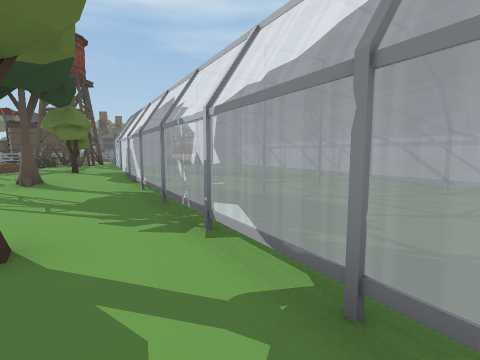
[1] (above)

14 first-person views from a walk through a Unity game level. The camera is 1.5 m above the floor, tilts 6° down and sees 85° across. Doors are open. The floor is counted in squares, 2 m on a side. Each view is taken from the middle of a square. On the plan, view 1 faces up. The plan holds only what a view shows up to about 9 squares ahead; the rest is blank. The place goes on beyond the plan.

[2]
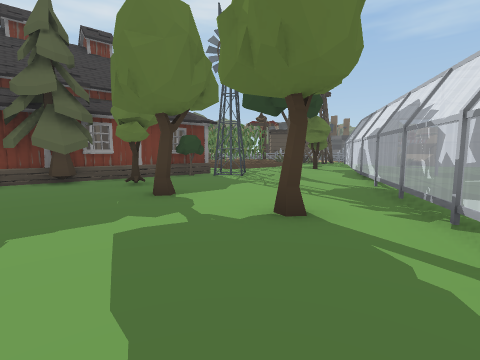

[3]
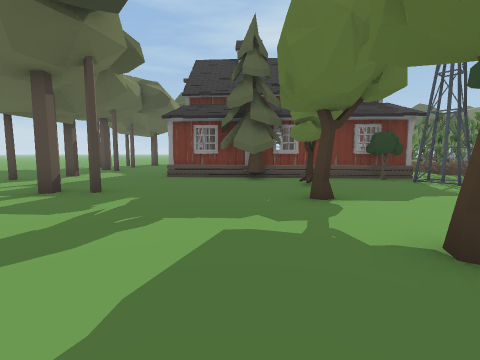

[4]
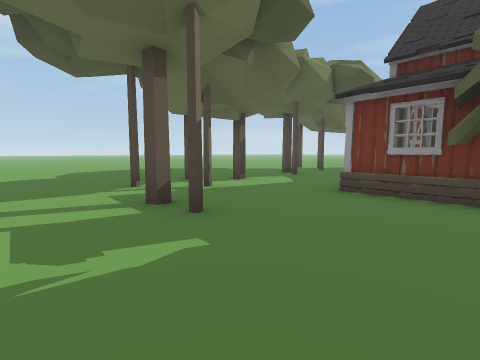

[5]
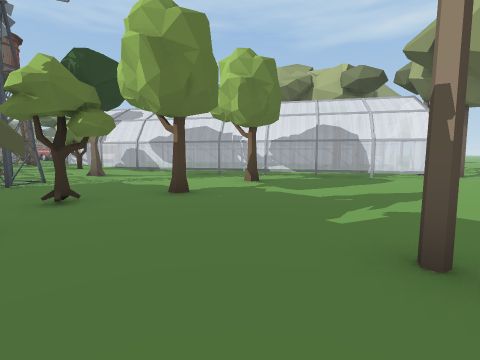

[6]
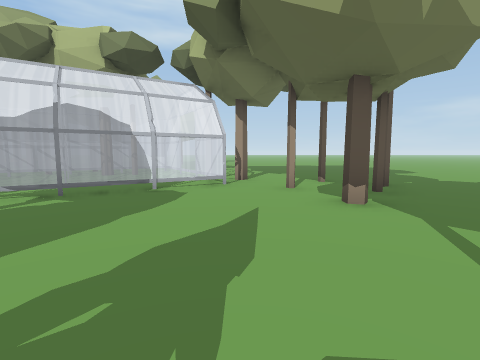

[7]
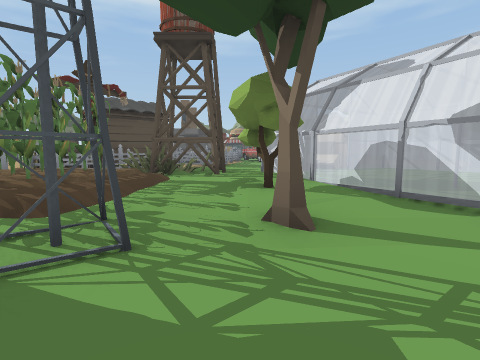

[8]
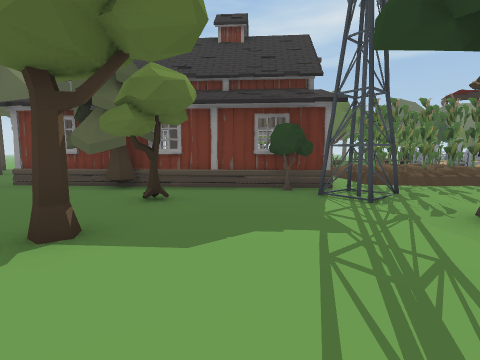

[9]
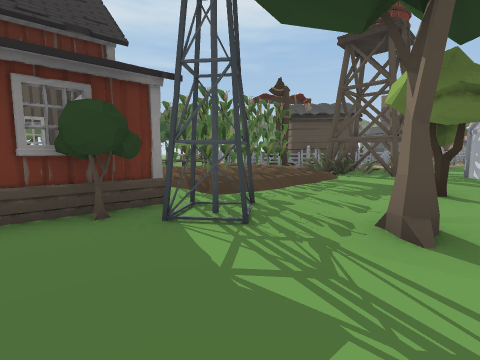

[10]
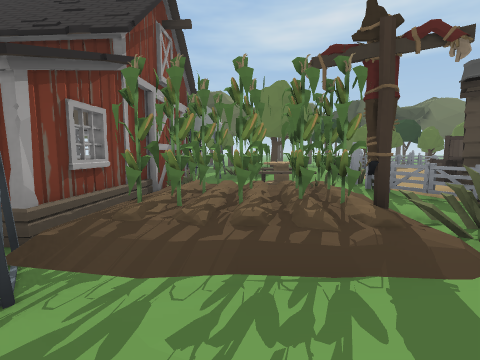

[11]
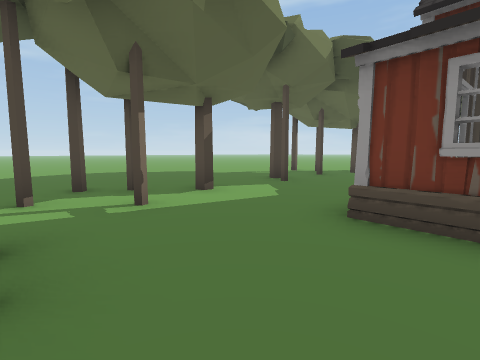

[12]
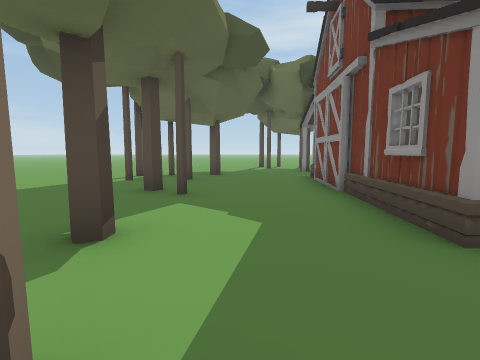

[13]
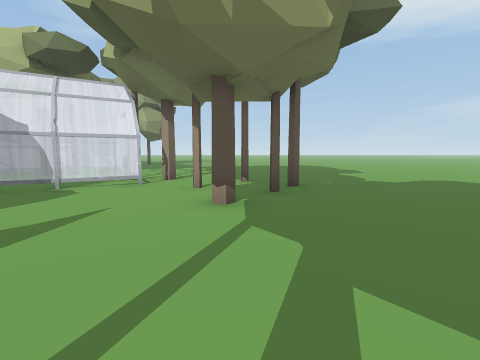

[14]
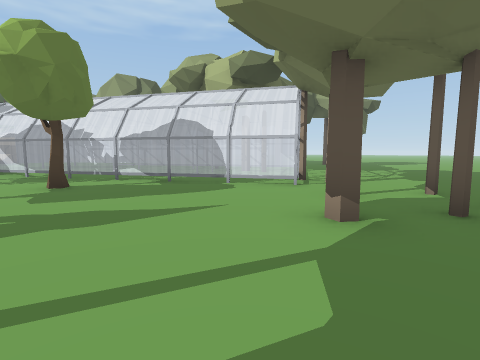

### Floor plan
Key: @ floor where view 1 was taken; # wall or solid block; x gap in a wall; . main floor; : floor 0.25 m higher than the main floor; + floor 0.5 m higher than the main floor; / step, stairs or slope; D open door; T tower; S scarecrow; R tree; H thing the floor can be seen under or through; W windmill; B barn; P plant; F fence; E wheel; C crate; O other object.
Columns run from 11 left of view 1 to 7 right of it. Each row starts with its distance up from view 1.
 13     F
 12 CO##F ++####++O
 11  ##F+++OOD ##+
 10  FF#TT+###  #
  9 D::S#T+#    #   /#:
  8 OPPP +R##    #++/:#
  7 E/PP/::R##    H+:::
  6 OPPP/:RR:#     H:
  5 BBBBWW...##    H.
  4    RR.....#     H
  3  BBB......##    #
  2    B.R...R.##   #
  1    RR..R....#   #
  0  BBRR......@## DD
 -1    B.........##D.
 -2 BBBB..........#...
 -3 .............#.....
 -4 ...........#..#....
 -5 #...#.......#......
 -6 #...x............

Where each view was taken, in squares from view 1:
view 1: 0 up, 0 right, facing up
view 2: 1 down, 0 right, facing up-left
view 3: 0 up, 0 right, facing left
view 4: 0 up, 3 left, facing down-left
view 5: 3 down, 7 left, facing up-right
view 6: 2 down, 4 left, facing right
view 7: 3 up, 5 left, facing up
view 8: 3 up, 2 left, facing left
view 9: 3 up, 4 left, facing up-left
view 10: 7 up, 5 left, facing left
view 11: 1 down, 5 left, facing down-left
view 12: 4 down, 6 left, facing left
view 13: 4 down, 4 left, facing right
view 14: 5 down, 3 left, facing up-right
